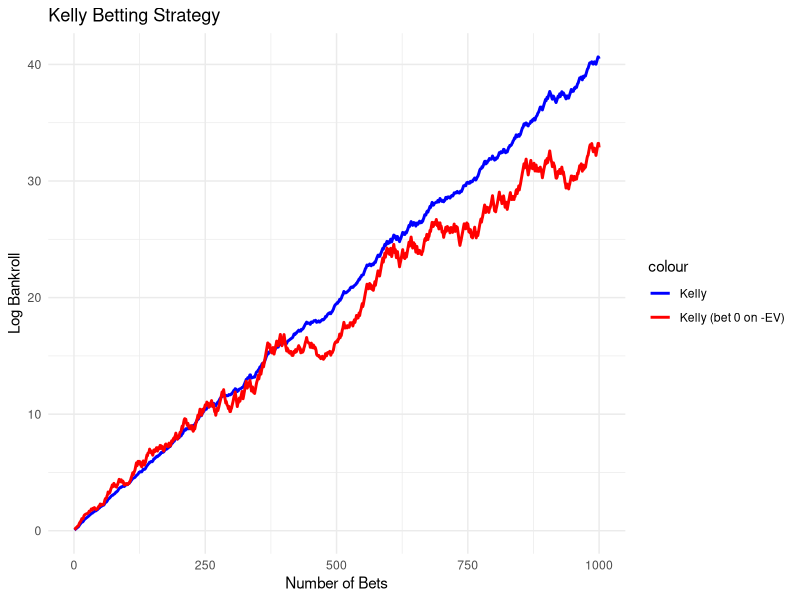

This chart was generated by the following R code:
#############
### SETUP ###
#############

# install.packages(c("ggplot2", "tidyverse"))
library(ggplot2)
library(tidyverse)

p = c(0.6, 0.3, 0.1)
alpha = c(2, 3, 8)


# Simulate M = 100 times N = 1000 bets
M = 100
N = 1000
set.seed(42)

b = .Machine$integer.max
for (t in 1:3) {
  p_t = sum(p[1:t])
  sigma_t = sum((1/alpha)[1:t])
  b_t = (1 - p_t) / (1 - sigma_t)
  if (b_t > 0) b = min(b_t, b)
}
f_kelly = pmax(0, p - b / alpha)
# Two strategies: Kelly and Kelly but setting f_i = 0 for -EV
f_kelly_zero = f_kelly
f_kelly_zero[p*alpha<1] = 0

# Simulate M = 100 times N = 1000 bets
bankroll1 = matrix(0, nrow = M, ncol = N)
bankroll2 = matrix(0, nrow = M, ncol = N)
for (i in 1:M) {
  for (j in 1:N) {
    outcome = sample(1:3, size = 1, prob = p)
    bankroll1[i,j] = ifelse(j==1, 1, bankroll1[i,j-1]) * (1 - sum(f_kelly) + f_kelly[outcome] * alpha[outcome])
    bankroll2[i,j] = ifelse(j==1, 1, bankroll2[i,j-1]) * (1 - sum(f_kelly_zero) + f_kelly_zero[outcome] * alpha[outcome])
  }
}

avg1 = colMeans(bankroll1)
avg2 = colMeans(bankroll2)
avg = data.frame(
  kelly = log(avg1),
  kelly_zero = log(avg2)
)
# Plot {kelly, kelly_zero} vs {1:N}
ggplot(avg, aes(x = 1:N)) +
  geom_line(aes(y = kelly, color = "Kelly"), size = 1) +
  geom_line(aes(y = kelly_zero, color = "Kelly (bet 0 on -EV)"), size = 1) +
  labs(title = "Kelly Betting Strategy",
       x = "Number of Bets",
       y = "Log Bankroll") +
  scale_color_manual(values = c("Kelly" = "blue", "Kelly (bet 0 on -EV)" = "red")) +
  theme_minimal()
